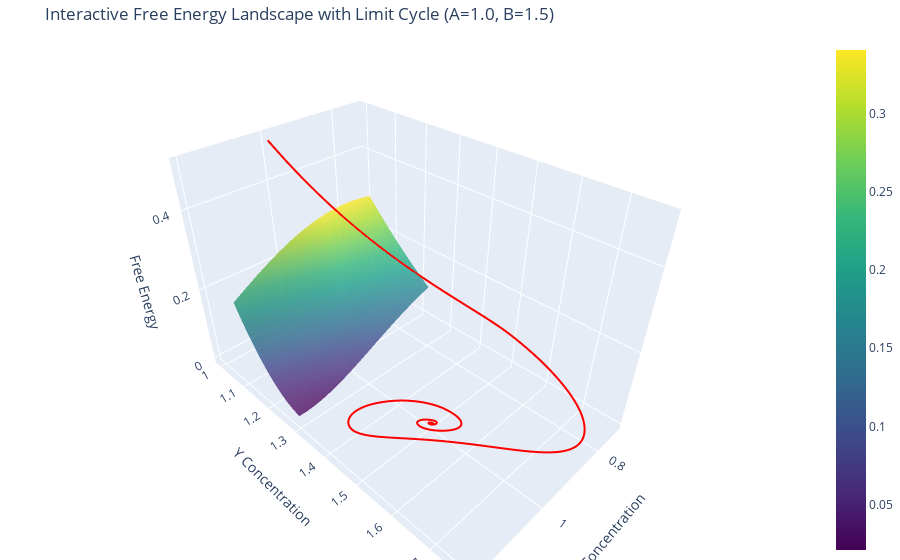

Notebook source saved alongside this figure:
### Code cell
# 在 VS Code 中使用 Plotly 实现完全交互式 3D 自由能景观和极限环
import numpy as np
import plotly.graph_objects as go
from scipy.integrate import solve_ivp

# Brusselator 模型方程
def brusselator(t, z, A, B):
    x, y = z
    dxdt = A + x**2 * y - (B + 1) * x
    dydt = B * x - x**2 * y
    return [dxdt, dydt]

# 计算自由能景观和极限环
def plot_free_energy_with_limit_cycle(A, B):
    # 生成网格数据
    x_vals = np.linspace(0.8, 1.2, 50)
    y_vals = np.linspace(1.1, 1.3, 50)
    X, Y = np.meshgrid(x_vals, y_vals)
    
    # 计算近似自由能
    G = np.zeros_like(X)
    for i in range(X.shape[0]):
        for j in range(X.shape[1]):
            dx = A + X[i, j]**2 * Y[i, j] - (B + 1) * X[i, j]
            dy = B * X[i, j] - X[i, j]**2 * Y[i, j]
            G[i, j] = (dx**2 + dy**2)  # 近似自由能

    # 求解 Brusselator 以获取极限环轨迹
    t_span = (0, 50)
    t_eval = np.linspace(t_span[0], t_span[1], 1000)
    z0 = [1.0, 1.0]  # 初始条件
    sol = solve_ivp(brusselator, t_span, z0, args=(A, B), t_eval=t_eval)

    # 计算极限环上的自由能值
    limit_cycle_x = sol.y[0]
    limit_cycle_y = sol.y[1]
    limit_cycle_G = np.zeros_like(limit_cycle_x)

    for i in range(len(limit_cycle_x)):
        dx = A + limit_cycle_x[i]**2 * limit_cycle_y[i] - (B + 1) * limit_cycle_x[i]
        dy = B * limit_cycle_x[i] - limit_cycle_x[i]**2 * limit_cycle_y[i]
        limit_cycle_G[i] = (dx**2 + dy**2)  # 计算对应的自由能

    # 使用 Plotly 创建交互式 3D 图
    fig = go.Figure()

    # 添加自由能曲面
    fig.add_trace(go.Surface(z=G, x=X, y=Y, colorscale='Viridis', opacity=0.8))

    # 添加极限环轨迹
    fig.add_trace(go.Scatter3d(x=limit_cycle_x, y=limit_cycle_y, z=limit_cycle_G,
                               mode='lines', line=dict(color='red', width=4),
                               name="Limit Cycle"))

    # 设置图像布局
    fig.update_layout(
        title=f"Interactive Free Energy Landscape with Limit Cycle (A={A}, B={B})",
        scene=dict(
            xaxis_title="X Concentration",
            yaxis_title="Y Concentration",
            zaxis_title="Free Energy"
        ),
        margin=dict(l=0, r=0, b=0, t=40)
    )

    # 显示交互式图像
    fig.show()

# 运行交互式 3D 图
A = 1.0
B = 1.5  # 进入振荡态
plot_free_energy_with_limit_cycle(A, B)

### Figure 1 — Plotly figure (JSON) as saved in the notebook; plotly's stock layout.template omitted (floating-point values rounded to 4 significant figures; data arrays with more than 128 entries replaced by an {"elided": "..."} marker saying what was removed)
{"data": [{"colorscale": [[0, "#440154"], [0.1111, "#482878"], [0.2222, "#3e4989"], [0.3333, "#31688e"], [0.4444, "#26828e"], [0.5556, "#1f9e89"], [0.6667, "#35b779"], [0.7778, "#6ece58"], [0.8889, "#b5de2b"], [1, "#fde725"]], "opacity": 0.8, "type": "surface", "x": {"elided": "50x50 float values"}, "y": {"elided": "50x50 float values"}, "z": {"elided": "50x50 float values"}}, {"line": {"color": "red", "width": 4}, "mode": "lines", "name": "Limit Cycle", "type": "scatter3d", "x": {"elided": "1000 float values"}, "y": {"elided": "1000 float values"}, "z": {"elided": "1000 float values"}}], "layout": {"margin": {"b": 0, "l": 0, "r": 0, "t": 40}, "scene": {"xaxis": {"title": {"text": "X Concentration"}}, "yaxis": {"title": {"text": "Y Concentration"}}, "zaxis": {"title": {"text": "Free Energy"}}}, "title": {"text": "Interactive Free Energy Landscape with Limit Cycle (A=1.0, B=1.5)"}}}
